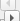
  <widget class="QTabWidget" name="tabWidget">
   <property name="geometry">
    <rect>
     <x>551</x>
     <y>560</y>
     <width>20</width>
     <height>21</height>
    </rect>
   </property>
   <property name="currentIndex">
    <number>0</number>
   </property>
   <widget class="QWidget" name="tab">
    <attribute name="title">
     <string>TTM</string>
    </attribute>
    <widget class="QGroupBox" name="groupBox_2">
     <property name="geometry">
      <rect>
       <x>10</x>
       <y>10</y>
       <width>251</width>
       <height>71</height>
      </rect>
     </property>
     <property name="title">
      <string>Target Bearing Reference </string>
     </property>
     <widget class="QRadioButton" name="radioButton_2">
      <property name="geometry">
       <rect>
        <x>30</x>
        <y>40</y>
        <width>81</width>
        <height>41</height>
       </rect>
      </property>
      <property name="text">
       <string>True</string>
      </property>
     </widget>
     <widget class="QRadioButton" name="radioButton_3">
      <property name="geometry">
       <rect>
        <x>140</x>
        <y>40</y>
        <width>111</width>
        <height>41</height>
       </rect>
      </property>
      <property name="text">
       <string>Relative</string>
      </property>
     </widget>
    </widget>
    <widget class="QGroupBox" name="groupBox_3">
     <property name="geometry">
      <rect>
       <x>280</x>
       <y>10</y>
       <width>251</width>
       <height>71</height>
      </rect>
     </property>
     <property name="title">
      <string>Target Course Reference</string>
     </property>
     <widget class="QRadioButton" name="radioButton_4">
      <property name="geometry">
       <rect>
        <x>130</x>
        <y>40</y>
        <width>111</width>
        <height>41</height>
       </rect>
      </property>
      <property name="text">
       <string>Relative</string>
      </property>
     </widget>
     <widget class="QRadioButton" name="radioButton_5">
      <property name="geometry">
       <rect>
        <x>20</x>
        <y>40</y>
        <width>81</width>
        <height>41</height>
       </rect>
      </property>
      <property name="text">
       <string>True</string>
      </property>
     </widget>
    </widget>
    <widget class="QGroupBox" name="groupBox_4">
     <property name="geometry">
      <rect>
       <x>10</x>
       <y>90</y>
       <width>251</width>
       <height>71</height>
      </rect>
     </property>
     <property name="title">
      <string>Antenna Rotation</string>
     </property>
     <widget class="QRadioButton" name="radioButton_6">
      <property name="geometry">
       <rect>
        <x>30</x>
        <y>40</y>
        <width>106</width>
        <height>31</height>
       </rect>
      </property>
      <property name="text">
       <string>25RPM</string>
      </property>
     </widget>
     <widget class="QRadioButton" name="radioButton_7">
      <property name="geometry">
       <rect>
        <x>140</x>
        <y>40</y>
        <width>106</width>
        <height>31</height>
       </rect>
      </property>
      <property name="text">
       <string>28RPM</string>
      </property>
     </widget>
    </widget>
    <widget class="QGroupBox" name="groupBox_5">
     <property name="geometry">
      <rect>
       <x>280</x>
       <y>90</y>
       <width>251</width>
       <height>71</height>
      </rect>
     </property>
     <property name="title">
      <string>Speed/Distance Units</string>
     </property>
     <widget class="QRadioButton" name="radioButton_8">
      <property name="geometry">
       <rect>
        <x>10</x>
        <y>40</y>
        <width>51</width>
        <height>26</height>
       </rect>
      </property>
      <property name="text">
       <string>K</string>
      </property>
     </widget>
     <widget class="QRadioButton" name="radioButton_9">
      <property name="geometry">
       <rect>
        <x>100</x>
        <y>40</y>
        <width>51</width>
        <height>26</height>
       </rect>
      </property>
      <property name="text">
       <string>N</string>
      </property>
     </widget>
     <widget class="QRadioButton" name="radioButton_10">
      <property name="geometry">
       <rect>
        <x>200</x>
        <y>40</y>
        <width>51</width>
        <height>26</height>
       </rect>
      </property>
      <property name="text">
       <string>S</string>
      </property>
     </widget>
    </widget>
    <widget class="QLabel" name="label_3">
     <property name="geometry">
      <rect>
       <x>150</x>
       <y>170</y>
       <width>91</width>
       <height>31</height>
      </rect>
     </property>
     <property name="text">
      <string>Bearing Error</string>
     </property>
    </widget>
    <widget class="QLabel" name="label_4">
     <property name="geometry">
      <rect>
       <x>150</x>
       <y>200</y>
       <width>81</width>
       <height>31</height>
      </rect>
     </property>
     <property name="text">
      <string>Range Error</string>
     </property>
    </widget>
    <widget class="QSpinBox" name="spinBox">
     <property name="geometry">
      <rect>
       <x>250</x>
       <y>170</y>
       <width>81</width>
       <height>29</height>
      </rect>
     </property>
     <property name="alignment">
      <set>Qt::AlignCenter</set>
     </property>
     <property name="minimum">
      <number>-10</number>
     </property>
     <property name="maximum">
      <number>10</number>
     </property>
    </widget>
    <widget class="QSpinBox" name="spinBox_2">
     <property name="geometry">
      <rect>
       <x>250</x>
       <y>200</y>
       <width>81</width>
       <height>29</height>
      </rect>
     </property>
     <property name="alignment">
      <set>Qt::AlignCenter</set>
     </property>
     <property name="buttonSymbols">
      <enum>QAbstractSpinBox::UpDownArrows</enum>
     </property>
     <property name="minimum">
      <number>-1000</number>
     </property>
     <property name="maximum">
      <number>1000</number>
     </property>
    </widget>
    <widget class="QLabel" name="label_5">
     <property name="geometry">
      <rect>
       <x>340</x>
       <y>170</y>
       <width>111</width>
       <height>31</height>
      </rect>
     </property>
     <property name="text">
      <string>Deg(-10 - +10)</string>
     </property>
    </widget>
    <widget class="QLabel" name="label_6">
     <property name="geometry">
      <rect>
       <x>340</x>
       <y>200</y>
       <width>121</width>
       <height>31</height>
      </rect>
     </property>
     <property name="text">
      <string>M(-1000 - +1000)</string>
     </property>
    </widget>
    <widget class="QGroupBox" name="groupBox_6">
     <property name="geometry">
      <rect>
       <x>0</x>
       <y>220</y>
       <width>541</width>
       <height>81</height>
      </rect>
     </property>
     <property name="title">
      <string>Air Detection Range</string>
     </property>
     <widget class="QSpinBox" name="spinBox_3">
      <property name="geometry">
       <rect>
        <x>80</x>
        <y>40</y>
        <width>71</width>
        <height>29</height>
       </rect>
      </property>
      <property name="maximum">
       <number>100</number>
      </property>
     </widget>
     <widget class="QSpinBox" name="spinBox_4">
      <property name="geometry">
       <rect>
        <x>370</x>
        <y>40</y>
        <width>71</width>
        <height>29</height>
       </rect>
      </property>
      <property name="maximum">
       <number>100</number>
      </property>
     </widget>
     <widget class="QLabel" name="label_7">
      <property name="geometry">
       <rect>
        <x>10</x>
        <y>39</y>
        <width>63</width>
        <height>31</height>
       </rect>
      </property>
      <property name="text">
       <string>Minimum</string>
      </property>
     </widget>
     <widget class="QLabel" name="label_8">
      <property name="geometry">
       <rect>
        <x>160</x>
        <y>40</y>
        <width>81</width>
        <height>31</height>
       </rect>
      </property>
      <property name="text">
       <string>NM(0-100)</string>
      </property>
     </widget>
     <widget class="QLabel" name="label_9">
      <property name="geometry">
       <rect>
        <x>300</x>
        <y>40</y>
        <width>63</width>
        <height>31</height>
       </rect>
      </property>
      <property name="text">
       <string>Maximum</string>
      </property>
     </widget>
     <widget class="QLabel" name="label_10">
      <property name="geometry">
       <rect>
        <x>450</x>
        <y>40</y>
        <width>81</width>
        <height>31</height>
       </rect>
      </property>
      <property name="text">
       <string>NM(0-100)</string>
      </property>
     </widget>
    </widget>
    <widget class="QGroupBox" name="groupBox_7">
     <property name="geometry">
      <rect>
       <x>0</x>
       <y>300</y>
       <width>541</width>
       <height>81</height>
      </rect>
     </property>
     <property name="title">
      <string>Air Detection Range</string>
     </property>
     <widget class="QSpinBox" name="spinBox_5">
      <property name="geometry">
       <rect>
        <x>80</x>
        <y>40</y>
        <width>61</width>
        <height>29</height>
       </rect>
      </property>
      <property name="maximum">
       <number>100</number>
      </property>
     </widget>
     <widget class="QSpinBox" name="spinBox_6">
      <property name="geometry">
       <rect>
        <x>370</x>
        <y>40</y>
        <width>71</width>
        <height>29</height>
       </rect>
      </property>
      <property name="maximum">
       <number>100</number>
      </property>
     </widget>
     <widget class="QLabel" name="label_11">
      <property name="geometry">
       <rect>
        <x>10</x>
        <y>39</y>
        <width>63</width>
        <height>31</height>
       </rect>
      </property>
      <property name="text">
       <string>Minimum</string>
      </property>
     </widget>
     <widget class="QLabel" name="label_12">
      <property name="geometry">
       <rect>
        <x>150</x>
        <y>40</y>
        <width>81</width>
        <height>31</height>
       </rect>
      </property>
      <property name="text">
       <string>NM(0-100)</string>
      </property>
     </widget>
     <widget class="QLabel" name="label_13">
      <property name="geometry">
       <rect>
        <x>300</x>
        <y>40</y>
        <width>63</width>
        <height>31</height>
       </rect>
      </property>
      <property name="text">
       <string>Maximum</string>
      </property>
     </widget>
     <widget class="QLabel" name="label_14">
      <property name="geometry">
       <rect>
        <x>450</x>
        <y>40</y>
        <width>81</width>
        <height>31</height>
       </rect>
      </property>
      <property name="text">
       <string>NM(0-100)</string>
      </property>
     </widget>
    </widget>
    <widget class="QPushButton" name="pushButton_2">
     <property name="geometry">
      <rect>
       <x>150</x>
       <y>390</y>
       <width>84</width>
       <height>28</height>
      </rect>
     </property>
     <property name="text">
      <string>Confirm</string>
     </property>
    </widget>
    <widget class="QPushButton" name="pushButton_3">
     <property name="geometry">
      <rect>
       <x>300</x>
       <y>390</y>
       <width>84</width>
       <height>28</height>
      </rect>
     </property>
     <property name="text">
      <string>Clear</string>
     </property>
    </widget>
   </widget>
   <widget class="QWidget" name="tab_3">
    <attribute name="title">
     <string>RSD</string>
    </attribute>
   </widget>
   <widget class="QWidget" name="tab_2">
    <attribute name="title">
     <string>OSD</string>
    </attribute>
   </widget>
  </widget>
